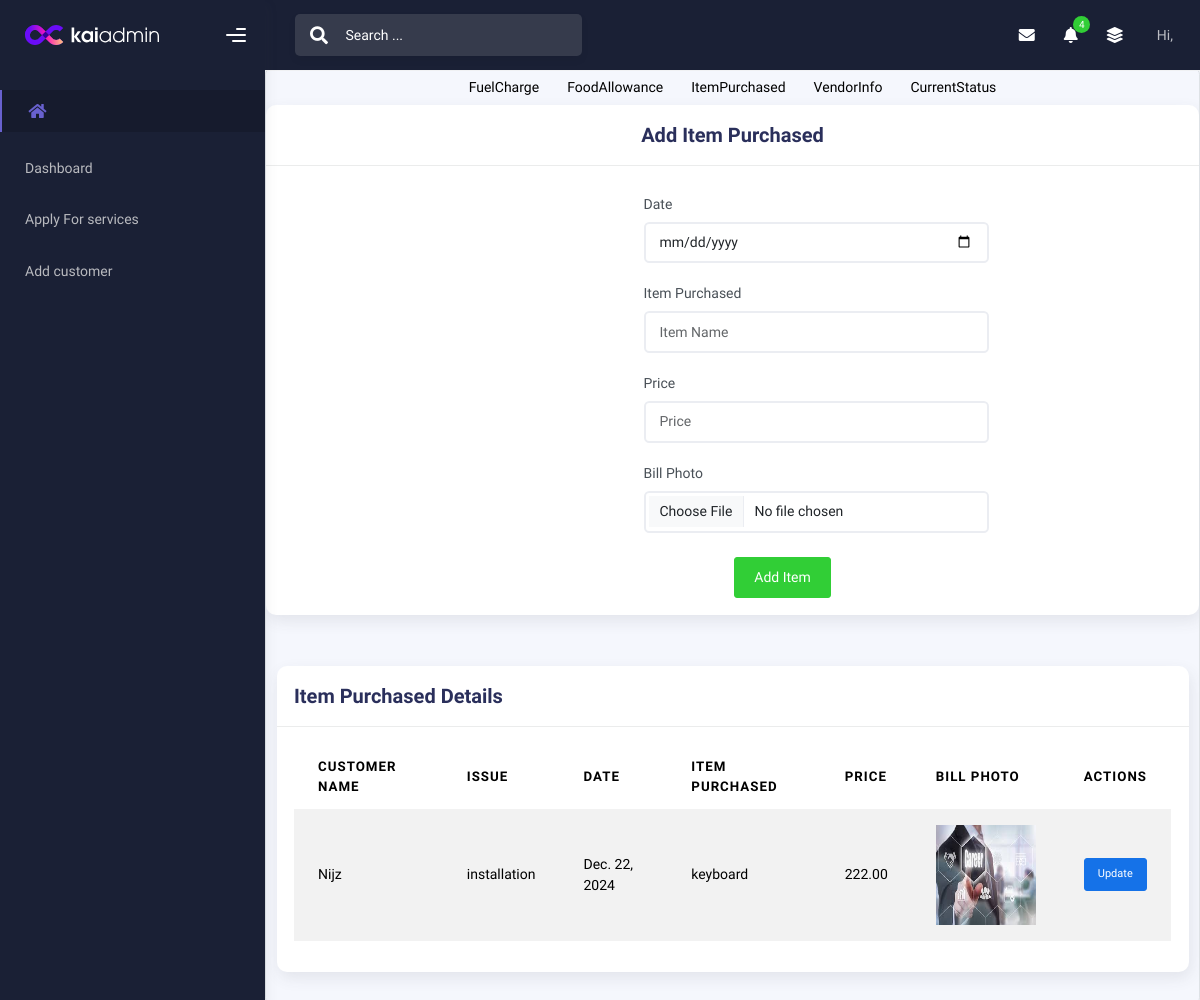
The page /itempurchased/2/ on the database its author committed.
### workapp/models.py (models this page shows)
class ItemPurchased(models.Model):
    date = models.DateField()
    item_name = models.CharField(max_length=200)
    price = models.DecimalField(max_digits=10, decimal_places=2)
    bill_photo = models.ImageField(upload_to='itempurchased')
    apply = models.ForeignKey(Apply, on_delete=models.CASCADE,related_name='itempurchased',blank=True,null=True)
    customer_name = models.CharField(max_length=225)
    issue = models.TextField()

### workapp/views.py (the view, shortened to what this page needs)
# urls.py: path('itempurchased/<int:apply_id>/',views.itempurchased,name='itempurchased'),
def itempurchased(request, apply_id):
    try:
        apply_instance = Apply.objects.get(id=apply_id)
    except Apply.DoesNotExist:
        messages.error(request, "Apply instance not found.")
        return redirect('apply_list')  # Redirect to an appropriate page
    items = ItemPurchased.objects.filter(apply=apply_instance)
    context = {
        'apply': apply_instance,
        'items': items
    }
    return render(request, 'itempurchased.html', context)

### template/itempurchased.html (shortened to what this page needs)
{% extends 'index.html' %}
{% block content %}
<div class="container w-100 mt-8 border rounded shadow">
    <ul class="nav justify-content-center">
        <li class="nav-item">
            <a class="nav-link" href="{% url 'fuelcharge' apply.id %}">FuelCharge</a>
        </li>
        <li class="nav-item">
            <a class="nav-link" href="{% url 'foodallowance' apply.id %}">FoodAllowance</a>
        </li>
        <li class="nav-item">
            <a class="nav-link" href="{% url 'itempurchased' apply.id %}">ItemPurchased</a>
        </li>
        <li class="nav-item">
            <a class="nav-link" href="{% url 'vendorinfo' apply.id %}">VendorInfo</a>
        </li>
        <li class="nav-item">
            <a class="nav-link" href="{% url 'currentstatus' apply.id %}">CurrentStatus</a>
        </li>
    </ul>
    <div class="row">
        <div class="col-md-12">
            <div class="card">
                <div class="card-header">
                    <h4 class="card-title text-center">Add Item Purchased </h4>
                </div>
                <div class="card-body">
                    <form action="{% url 'itempurchased' apply.id %}" method="post" enctype="multipart/form-data">
                        <div style="padding-left: 350px;">
                        <div class="form-group col-md-8">
                            <label for="date">Date</label>
                            <input type="date" class="form-control" id="date" name="date" required>
                        </div>
                        <div class="form-group col-md-8">
                            <label for="item_name">Item Purchased</label>
                            <input type="text" class="form-control" id="item_name" name="item_name" placeholder="Item Name" required>
                        </div>
                        <div class="form-group col-md-8">
                            <label for="price">Price</label>
                            <input type="number" class="form-control" id="price" name="price" placeholder="Price" required>
                        </div>
                        <div class="form-group col-md-8">
                            <label for="bill_photo">Bill Photo</label>
                            <input type="file" class="form-control" id="bill_photo" name="bill_photo" accept="image/*" required>
                        </div>
                        </div>
                        <div class="text-center mt-3"  style="padding-left: 100px;">
                            <button type="submit" class="btn btn-success">Add Item</button>
                        </div>
                    </form>
                </div>
            </div>
        </div>
    </div>
    <div class="container mt-4">
        <div class="card">
            <div class="card-header">
                <h4 class="card-title">Item Purchased Details</h4>
            </div>
            <div class="card-body">
                <div class="table-responsive">
                    <table class="table table-striped table-hover">
                        <thead>
                            <tr>
                                <th>Customer Name</th>
                                <th>Issue</th>
                                <th>Date</th>
                                <th>Item Purchased</th>
                                <th>Price</th>
                                <th>Bill Photo</th>
                                <th>Actions</th>
                            </tr>
                        </thead>
                        <tbody>
                            {% for d in items %}
                            <tr>
                                <td>{{ d.customer_name }}</td>
                                <td>{{ d.issue }}</td>
                                <td>{{ d.date }}</td>
                                <td>{{ d.item_name }}</td>
                                <td>{{ d.price }}</td>
                                <td>
                                    <img src="{{ d.bill_photo.url }}" alt="Bill Photo" width="100" height="100">
                                </td>
                                <td>
                                    <a href="{% url 'updateitempurchased' d.id %}" class="btn btn-sm btn-primary">Update</a>
                                </td>
                            </tr>
                            {% empty %}
                            <tr>
                                <td colspan="5" class="text-center">No items purchased yet.</td>
                            </tr>
                            {% endfor %}
                        </tbody>
                    </table>
                </div>
            </div>
        </div>
    </div>
</div>
{% endblock %}

### template/index.html (style rules this page uses)
li.nav-item a { text-decoration: none; color: black; transition: color 0.3s, background-color 0.3s; }

### rows shown on the page
ItemPurchased: customer_name "Nijz", issue "installation", date "Dec. 22, 2024", item_name "keyboard", price "222.00", bill_photo (picture)
